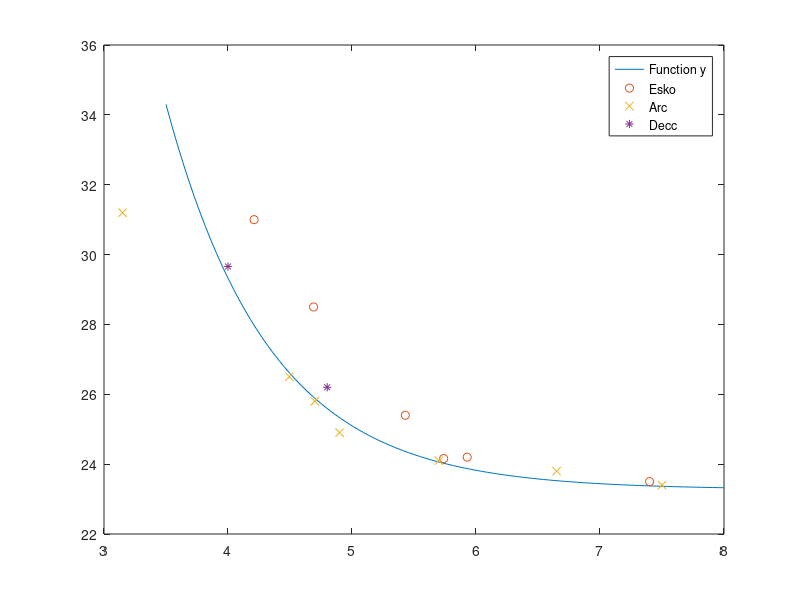

MATLAB code to generate this figure:
esko = [4.21, 4.69, 5.43, 5.739, 5.929, 7.4;
        31, 28.5, 25.4, 24.16, 24.2, 23.5];
arc = [4.7, 4.9, 6.65, 3.15, 5.7, 7.5, 4.495;
       25.8, 24.9, 23.8, 31.2, 24.1, 23.4, 26.5];
decc = [4.8, 4;
        26.2, 29.66];

% Set parameters
a = 1.2;
b = -6.6;
c = 23.275;


deltac = 1.025
deltab = 0.3
% Define the range of x values for the y function
x = linspace(3.5, 8, 100); % Adjusted the upper limit of x to ensure y < 30

% Calculate y values using the provided equation
y = exp(-a * x - b) + c;

% Plotting the points and the function
plot(x, y, 'DisplayName', 'Function y'); % Plot y against x with a display name
hold on;
plot(esko(1,:), esko(2,:), 'o', 'DisplayName', 'Esko'); 
plot(arc(1,:), arc(2,:), 'x', 'DisplayName', 'Arc'); 
plot(decc(1,:), decc(2,:), '*', 'DisplayName', 'Decc'); 
hold off;

% Add legend
legend('Location', 'best'); % Add legend with the best position
